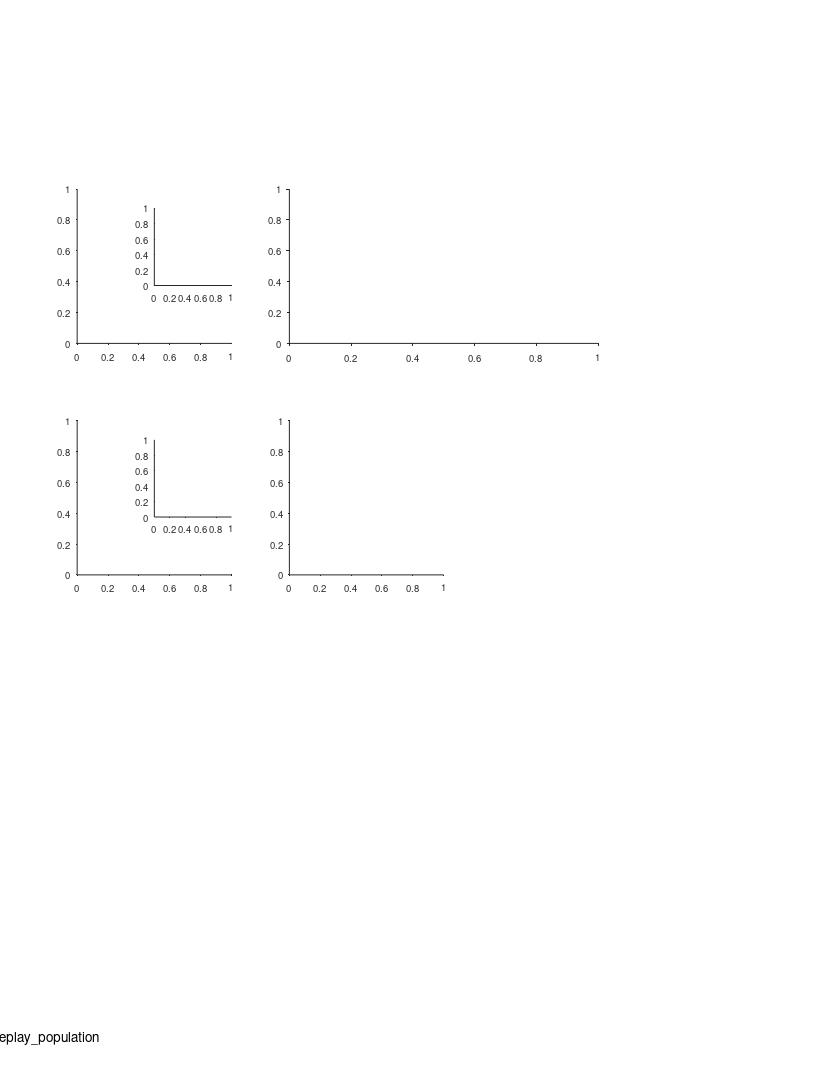

MATLAB code for this plot: (Note: this script raises an error after producing the figure.)
%% PhD thesis figure 4.3 - replay - population histograms

%%
close all
clear 
clc

%% options
% bats_to_include = [34 148 9861 2289];
% bats_to_include = [194 184 2382];
% bats_to_include = 34;
% bats_to_include = 148;
% bats_to_include = 9861;
% bats_to_include = 2289;
% bats_to_include = 194;
% bats_to_include = 184;
% bats_to_include = 2382;

%% define output files
res_dir = 'E:\Tamir\PhD\Thesis\resources\ch_4_seq';
mkdir(res_dir)
fig_name_str = 'Fig_4_3_replay_population';
fig_caption_str = ' ';
log_name_str = [fig_name_str '_log_file' '.txt'];
log_name_str = strrep(log_name_str , ':', '-');
log_name_str = strrep(log_name_str , ' ', '_');
log_name_out = fullfile(res_dir, log_name_str);

%% open log file
diary off
diary(log_name_out)
diary on
disp('Log file');
disp(['created: ', datestr(clock)]);
disp('======================================================');
disp([fig_name_str ':' fig_caption_str]);   
disp('======================================================');
disp('');

%% create figure
% figure_size_cm = [21.0 29.7]; % ~A4
figure_size_cm = [21.6 27.9]; % ~US letter
fig = figure;
% Some WYSIWYG options:
set(gcf,'DefaultAxesFontSize',7);
set(gcf,'DefaultAxesFontName','helvetica');
set(gcf,'DefaultAxesUnits','centimeters');
set(gcf,'PaperType','usletter')
% set(gcf,'PaperType','<custom>');
set(gcf,'PaperUnits','centimeters','PaperPosition',[0 0 figure_size_cm]);
set(gcf,'PaperOrientation','portrait');
set(gcf,'Units','centimeters','Position',get(gcf,'paperPosition')+[0 0 0 0]); % position on screen...
set(gcf, 'Renderer', 'painters');
set(groot, 'defaultAxesTickDir', 'out');
set(groot,  'defaultAxesTickDirMode', 'manual');
annotation('textbox', [0.5 1 0 0], 'String',fig_name_str, 'HorizontalAlignment','center','Interpreter','none', 'FitBoxToText','on');

% create panels
panels_size = [4 4];
panels(1,1) = axes('position', [2 19 panels_size]);
panels(2,1) = axes('position', [7.5 19 panels_size.*[2 1]]);
panels(3,1) = axes('position', [2 13 panels_size]);
panels(1,2) = axes('position', [4 20.5 2 2]);
% panels(2,2) = axes('position', [9.5 20.5 2 2]);
panels(3,2) = axes('position', [4 14.5 2 2]);
% panels(4,1) = axes('position', [2 13 panels_size]);
panels(4,1) = axes('position', [7.5 13 panels_size]);
% panels(6) = axes('position', [13 13 panels_size]);
% panels(7) = axes('position', [2 7 panels_size]);
% panels(8) = axes('position', [7.5 7 panels_size]);
% panels(9) = axes('position', [13 7 panels_size]);

%% choose bats / sessions
[exp_list,T] = decoding_get_inclusion_list();
T = T(exp_list,:);
clear exp_list
groupsummary(T,'bat_num')
if exist('bats_to_include','var')
    T = groupfilter(T,"bat_num",@(x)ismember(x,bats_to_include),'bat_num');
end
bats = unique(T.bat_num)

%% load data
events = {};
FE_all = [];
FE_median_speed_all = [];
for ii_exp = 1:height(T)
    % load exp data
    exp_ID = T.exp_ID{ii_exp};
    exp = exp_load_data(exp_ID,'details','flight');
    epoch_type = 'sleep';
%     epoch_type = 'rest';
    params_opt = 11;
    [events_session, params] = decoding_load_events_quantification(exp_ID, epoch_type, params_opt, 'posterior');
    events{ii_exp} = events_session;
    FE=exp.flight.FE;
    FE([FE.distance]<100)=[];
    FE_all = [FE_all FE];
    FE_median_speed_all(ii_exp) = median(abs([FE.vel]));
end
T.nEvents = cellfun(@length,events)'; % note this is without filtering sequence by features!
sortrows( groupsummary(T,'bat_num',["median","mean","max","sum"],"nEvents"),"sum_nEvents", 'descend')

%% pool data
events = [events{:}];

%% apply inclusion criteria 
seqs = [events.seq_model];
% seqs([seqs.compression]<2)=[];
seqs([seqs.score]<0.5)=[];
seqs([seqs.distance]<3)=[];

%%
clr_replay = 0.*[1 1 1];
% clr_flight = [0.0863    0.7294    0.1294];
clr_flight = 0.5*[1 1 1];
lw_replay = 2;
lw_flight = 1;

%% Duration (replay)
axes(panels(1,1));
cla
hold on
x = [seqs.duration];
fprintf('\nReplay duration (s) stats:\n');
report_stats(x);
h=histogram(x);
% h.BinEdges = linspace(0,35,100);
h.DisplayStyle = 'stairs';
% h.FaceColor = clr_replay;
h.EdgeColor = clr_replay;
h.LineWidth = lw_replay;
m = median(x);
h=xline(m,'r',sprintf('%.2g',m));
h.LabelOrientation = 'horizontal';
h.FontSize = 8;
yticks([0 400])
xlabel('Replay duration (s)')
ylabel('Counts','Units','normalized','Position',[-0.1 0.5])
text(-0.27,1.1, 'A', 'Units','normalized','FontWeight','bold');

%% Duration (flight) - inset
axes(panels(1,2));
cla
hold on
x = [FE_all.duration];
fprintf('\nFlight duration (s) stats:\n');
report_stats(x);
h=histogram(x);
h.BinEdges = linspace(0,35,100);
h.DisplayStyle = 'stairs';
% h.FaceColor = clr_flight;
h.EdgeColor = clr_flight;
h.LineWidth = lw_flight;
m = median(x);
h=xline(m,'r',sprintf('%#.03g',m));
h.LabelOrientation = 'horizontal';
h.FontSize = 8;
yticks([0 400])
xlabel('Flight duration (s)','Units','normalized','Position',[0.5 -0.15])
ylabel('Counts','Units','normalized','Position',[-0.1 0.5])
hax=gca;
hax.XRuler.TickLabelGapOffset = -2;
hax.XAxis.TickLength(1) = 0.02;

%% Distance (replay)
axes(panels(2,1));
cla
hold on
x = [seqs.distance];
h=histogram(x);
% h.BinEdges = linspace(0,35,100);
h.DisplayStyle = 'stairs';
% h.FaceColor = clr_replay;
h.EdgeColor = clr_replay;
h.LineWidth = lw_replay;
h.Normalization='pdf';
m = median(x);
h=xline(m,'r',sprintf('%.2g',m));
h.LabelOrientation = 'horizontal';
h.FontSize = 8;
fprintf('\nReplay distance (m) stats:\n');
report_stats(x);

x = [FE_all.distance];
h=histogram(x);
h.BinWidth = 5;
% h.BinEdges = linspace(0,35,100);
% h.BinEdges = linspace(0,200,40);
h.DisplayStyle = 'stairs';
% h.FaceColor = clr_flight;
h.EdgeColor = clr_flight;
h.LineWidth = lw_flight;
h.Normalization='pdf';
m = median(x);
h=xline(m,'r',sprintf('%#.04g',m));
h.LabelOrientation = 'horizontal';
h.FontSize = 8;
h.LabelHorizontalAlignment = 'left';
fprintf('\nFlight distance (m) stats:\n');
report_stats(x);

yticks([0 0.1])
xlabel('Distance (m)')
ylabel('Probability density','Units','normalized','Position',[-0.03 0.5])

h1=plot(nan,nan,'Color',clr_replay,'LineWidth',lw_replay);
h2=plot(nan,nan,'Color',clr_flight,'LineWidth',lw_flight);
legend([h1 h2],'Replay','Flight','box','off')

text(-0.135,1.1, 'B', 'Units','normalized','FontWeight','bold');

%% Speed (replay)
axes(panels(3,1));
cla
hold on
x = [seqs.speed];
fprintf('\nReplay speed (m/s) stats:\n');
report_stats(x);
h=histogram(x);
% h.BinEdges = linspace(0,35,100);
h.DisplayStyle = 'stairs';
h.EdgeColor = clr_replay;
h.LineWidth = lw_replay;
m = median(x);
h=xline(m,'r',sprintf('%#.03g',m));
h.LabelOrientation = 'horizontal';
h.FontSize = 8;
yticks([0 500]);
xlabel('Replay speed (m/s)')
ylabel('Counts','Units','normalized','Position',[-0.1 0.5])
text(-0.27,1.1, 'C', 'Units','normalized','FontWeight','bold');

%% Speeed (flight) - inset
axes(panels(3,2));
cla
hold on
x = FE_median_speed_all; % per sessions
% x = arrayfun(@(x)(median([x.vel])), FE_all); % per individual flight epochs
fprintf('\nFlight speed (m/s) stats:\n');
report_stats(x);
h=histogram(x);
h.BinEdges = linspace(0,10,15);
h.DisplayStyle = 'stairs';
% h.FaceColor = clr_flight;
h.EdgeColor = clr_flight;
h.LineWidth = lw_flight;
m = median(x);
h=xline(m,'r',sprintf('%#.02g',m));
h.LabelOrientation = 'horizontal';
h.FontSize = 8;
yticks([0 40])
xlabel('Flight speed (m/s)','Units','normalized','Position',[0.5 -0.15])
ylabel('Counts','Units','normalized','Position',[-0.1 0.5])
hax=gca;
hax.XRuler.TickLabelGapOffset = -2;
hax.XAxis.TickLength(1) = 0.02;

%% Compression
axes(panels(4));
cla
hold on
x = [seqs.compression];
fprintf('\nReplay compression-ratio stats:\n');
report_stats(x);
h=histogram(x);
% h.BinEdges = linspace(0,35,100);
h.DisplayStyle = 'stairs';
h.EdgeColor = clr_replay;
h.LineWidth = lw_replay;
m = median(x);
h=xline(m,'r',sprintf('%#.03g',m));
h.LabelOrientation = 'horizontal';
h.FontSize = 8;
yticks([0 400]);
xlabel('Compression-ratio')
ylabel('Counts','Units','normalized','Position',[-0.1 0.5])
text(-0.27,1.1, 'D', 'Units','normalized','FontWeight','bold');

%% save fig(s)
if exist('bats_to_include','var')
    bats_str = ['bats_' char(strjoin(""+bats,'_'))];
else
    bats_str = 'bats_all';
end

fig_name_out = fullfile(res_dir, sprintf('%s_%s_%s',fig_name_str, epoch_type, bats_str));
print(fig, fig_name_out, '-dpdf', '-cmyk', '-painters');

disp('figure was successfully saved to pdf/tiff/fig formats');
diary off



%%
function report_stats(x)
fprintf('mean: %.2g\n',mean(x));
fprintf('median: %.2g\n',median(x));
fprintf('std: %.2g\n',std(x));
fprintf('CV: %.2g\n',std(x)/mean(x));
fprintf('IQR: %.2g-%.2g\n',prctile(x,[25 75]));
fprintf('range: %.2g-%.2g\n',[min(x) max(x)]);
end






